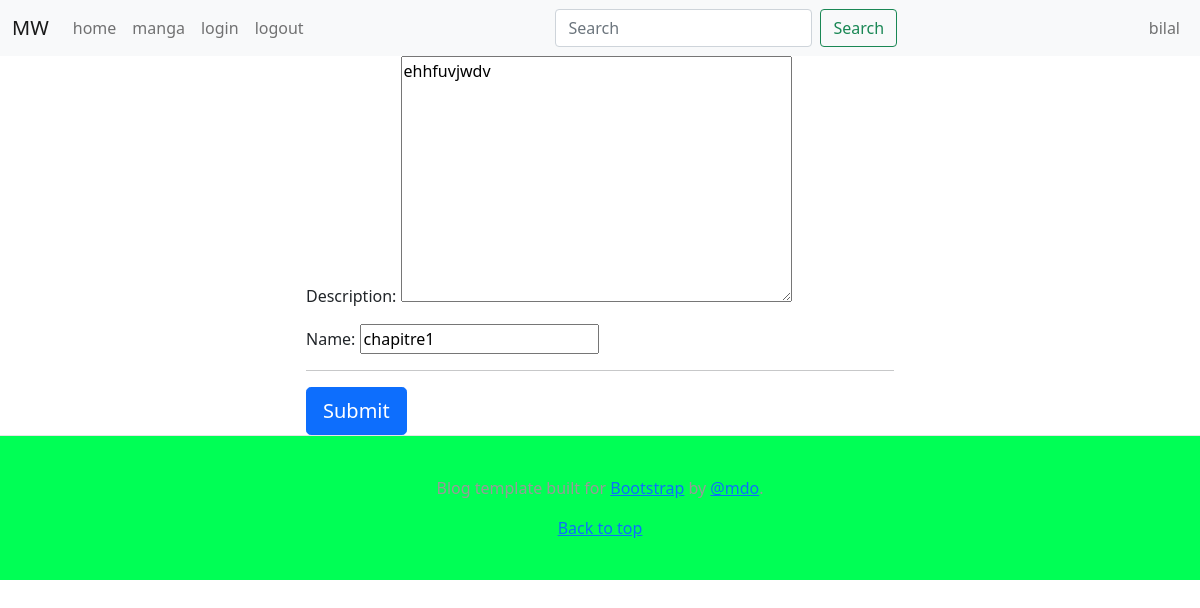
Page /chapitre/chap/edit/8/ (signed in) on the committed database.
### useraccount/models.py (models this page shows, shortened)
class User(AbstractUser):
   description = models.TextField(default='')

### chapitre/models.py (models this page shows, shortened)
class Chapitre(models.Model):
    name = models.CharField(max_length=255, default='')
    description = models.TextField(default='')
    slug = models.SlugField(blank=True, default='')
    manga = models.ForeignKey(Manga, null=True, on_delete=models.CASCADE) #un chapitre appartient à un seul manga

### chapitre/views.py (the view)
# urls.py: path('chap/edit/<int:id>/',views.editchapitre,name='editchapitre'), #id correspond à l'id de chapitre
@login_required
def editchapitre(request, id=None): #le id est celui du chapitre
    chapitre = Chapitre.objects.get(id=id)
    if request.method == 'POST': #SI l'utilisateur ajoute un chapitre alors effectue la suite:
        form = ChapitreEditForm(request.POST, request.FILES, instance=chapitre) #récupère tout les champs du formulair remplis par l'utilisateur
        if form.is_valid(): #vérifier si tout les champs remplis par l'utilisateur son valide
            chapitrenew = form.save(commit=False) # récupère le contenus du formulaire (name,description)
            chapitrenew.save() #sauvegarder le chapitre dans la base de donnée
            return redirect('pagedetailmanga', chapitrenew.manga.slug) #rediriger vers la page detailmanga d'un utilisateur
    else: #SINON effectue la suite:
        form = ChapitreEditForm(instance=chapitre) #envoyer le formulair vide pour être saisis par l'utilisateur
    return render(request, 'chapitre/formulaireeditchapitre.html', {'form': form}) #renvoie à la page formulaireeditchapitre

### chapitre/forms.py
class ChapitreEditForm(ModelForm):
    class Meta:
       model = Chapitre #représente le model de Chapitre
       fields = ('description', 'name') #représente les champs à saisir dans le formulaire

### templates/chapitre/formulaireeditchapitre.html (shortened to what this page needs)
{% extends 'base/base.html' %}
{% block content %}
<form action="" method="post" enctype="multipart/form-data">
    <div class="row justify-content-center">
      <div class="col-6">
        {{ form.as_p }}
        <hr class="mb-3">
        <button class="btn btn-primary btn-lg btn-block" type="submit">Submit</button>
      </div>
    </div>
</form>
{% endblock %}

### templates/base/navigation.html (shortened to what this page needs)
{% load static %}
  <nav class="navbar navbar-expand-lg navbar-light bg-light">
   <div class="container-fluid">
     <a class="navbar-brand" href="{% url 'pagemanga' %}">
      MW
     </a>
     <div class="collapse navbar-collapse" id="navbarTogglerDemo03">
       <ul class="navbar-nav me-auto mb-2 mb-lg-0">
         <li class="nav-item">
           <a class="nav-link" href="{% url 'pagemaison' %}" target="_self">home</a>
         </li>
         <li class="nav-item">
           <a class="nav-link" href="{% url 'pagemanga' %}" target="_self">manga</a>
         </li>
         <li class="nav-item">
            <a class="nav-link" href="{% url 'account_login' %}" target="_self">login</a>
          </li>
          <li class="nav-item">
            <a class="nav-link" href="{% url 'account_logout' %}" target="_self">logout</a>
          </li>
       </ul>
       <form class="d-flex me-auto">
         <input class="form-control me-2" type="search" placeholder="Search" aria-label="Search">
         <button class="btn btn-outline-success" type="submit">Search</button>
       </form>
       {% if request.user.username %}
       <ul class="navbar-nav  mb-2 mb-lg-0">
         <li class="nav-item">
           <a class="nav-link" href="{% url 'pageprofil' request.user.id %}" target="_self">{{ request.user.username }}
         </a>
         </li>
         {% endif %}
     </div>
   </div>
 </nav>

### rows in the picture
User: user.username "bilal"
Chapitre: description "ehhfuvjwdv", name "chapitre1"
